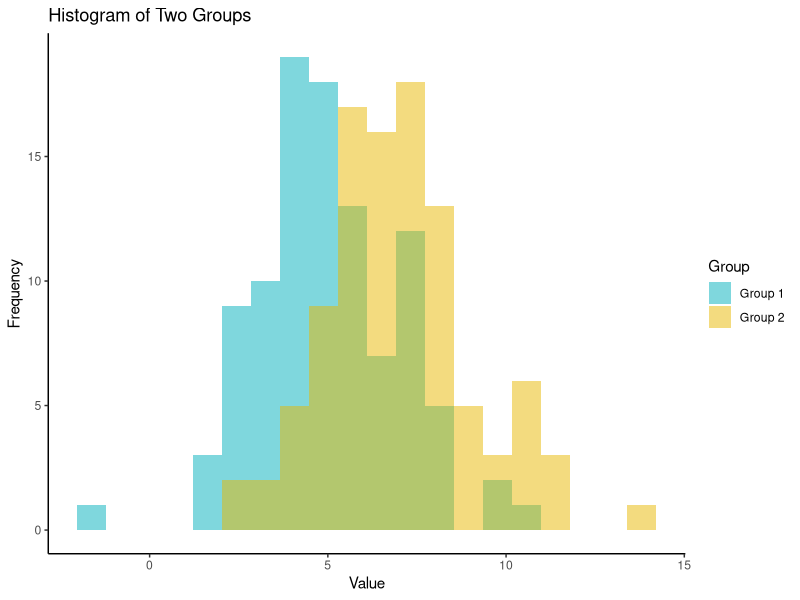
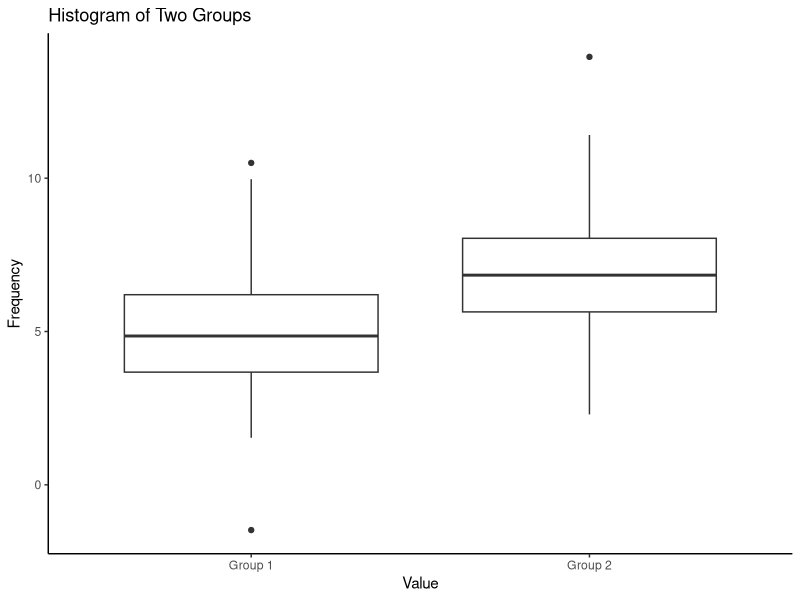

The R source for these figures, in order:
# This script creates a histogram and boxplot of grouped data using ggplot2.
library(tidyverse)
library(readxl)

# Simulated data below. If you wish to import your own data, comment
# out the code below or remove it.
# To import your own data, use read_csv() or read_excel() depending
# on whether your data is in a .csv or .xlsx file.
#
# ==============================================
# Generate simulated data
set.seed(1206)
group1 <- rnorm(100, mean = 5, sd = 2)
group2 <- rnorm(100, mean = 7, sd = 2)
# ==============================================

# Combine data into a data frame
df <- data.frame(
    value = c(group1, group2),
    group = rep(c("Group 1", "Group 2"), each = 100)
)

# Create histogram using ggplot2
ggplot(df, aes(x = value, fill = group)) +
    geom_histogram(alpha = 0.5, position = "identity", bins = 20) +
    scale_fill_manual(values = c("#00AFBB", "#E7B800")) +
    labs(
        title = "Histogram of Two Groups",
        x = "Value",
        y = "Frequency",
        fill = "Group"
    ) +
    theme_classic()

ggplot(df, aes(x = group, y = value)) +
    geom_boxplot() +
    labs(
        title = "Histogram of Two Groups",
        x = "Value",
        y = "Frequency",
        fill = "Group"
    ) +
    theme_classic()
